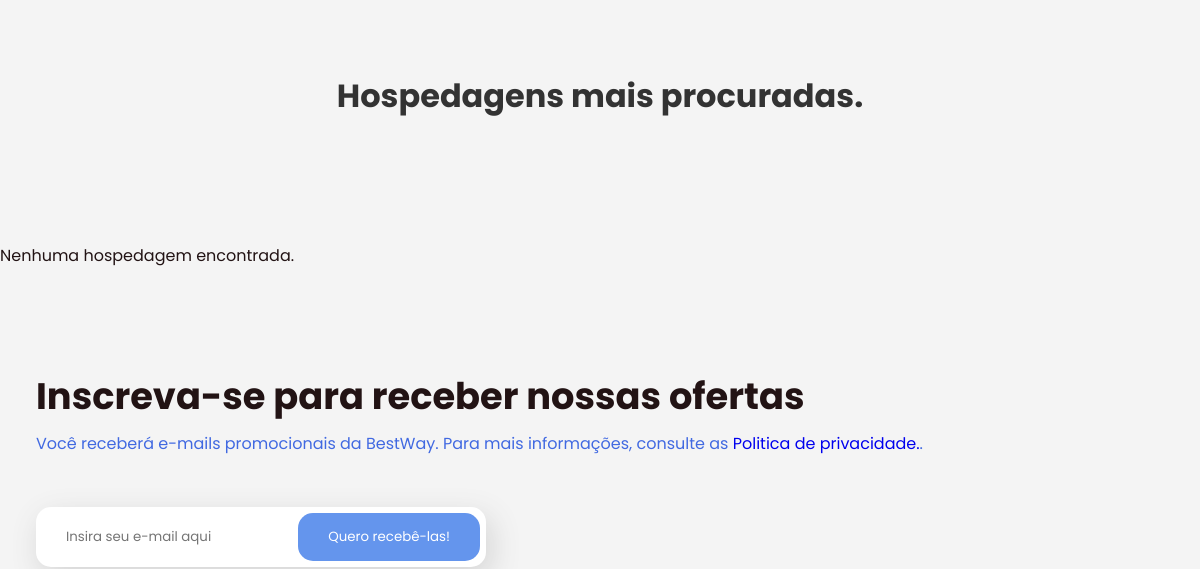
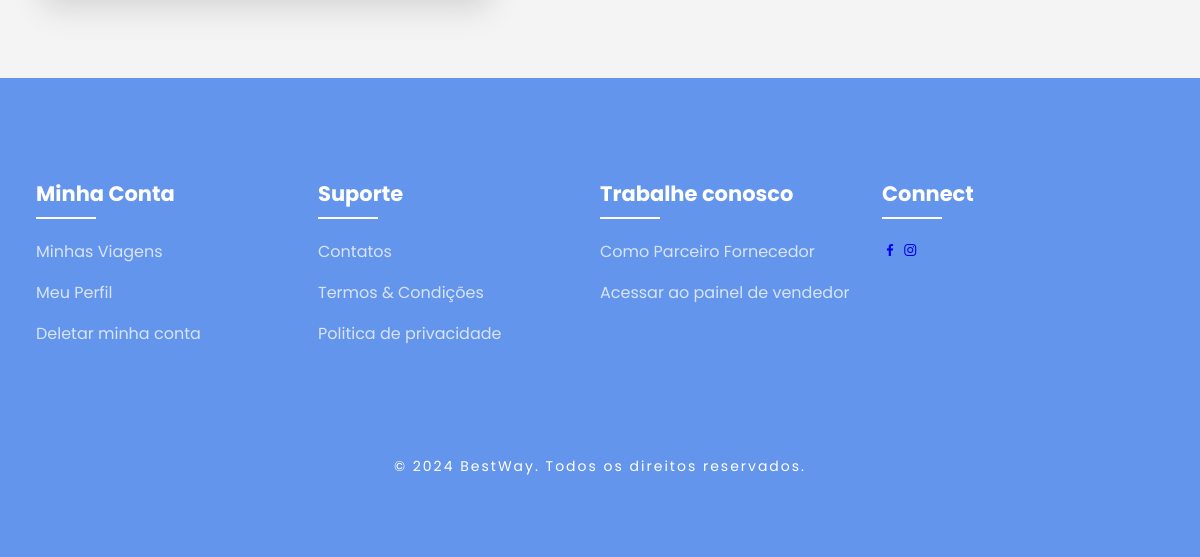
The app's page /public/hotels/listar_hospedagem.php?tipo_hospedagem=apartamento (lower part), older data (2 pictures, top to bottom).
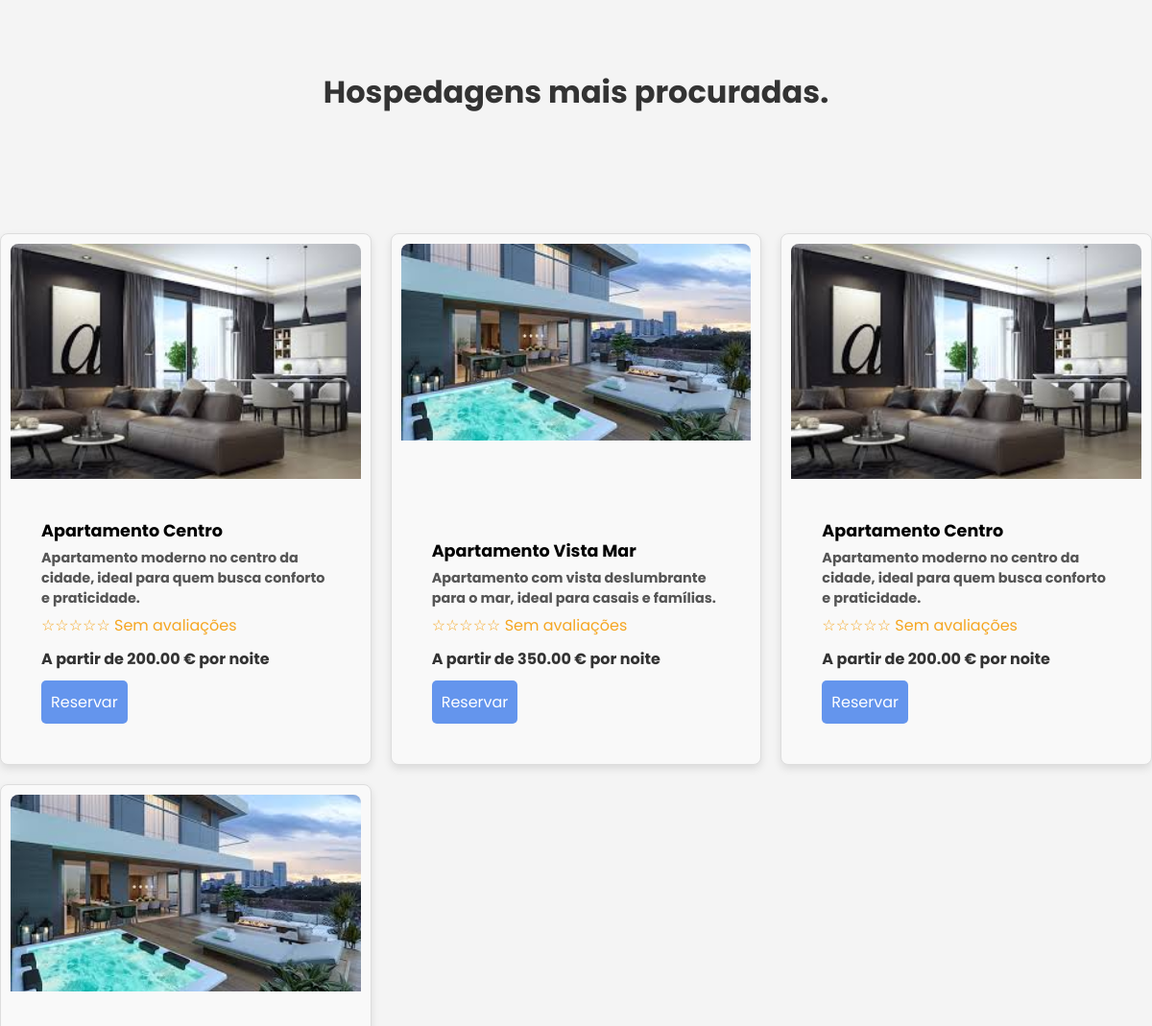
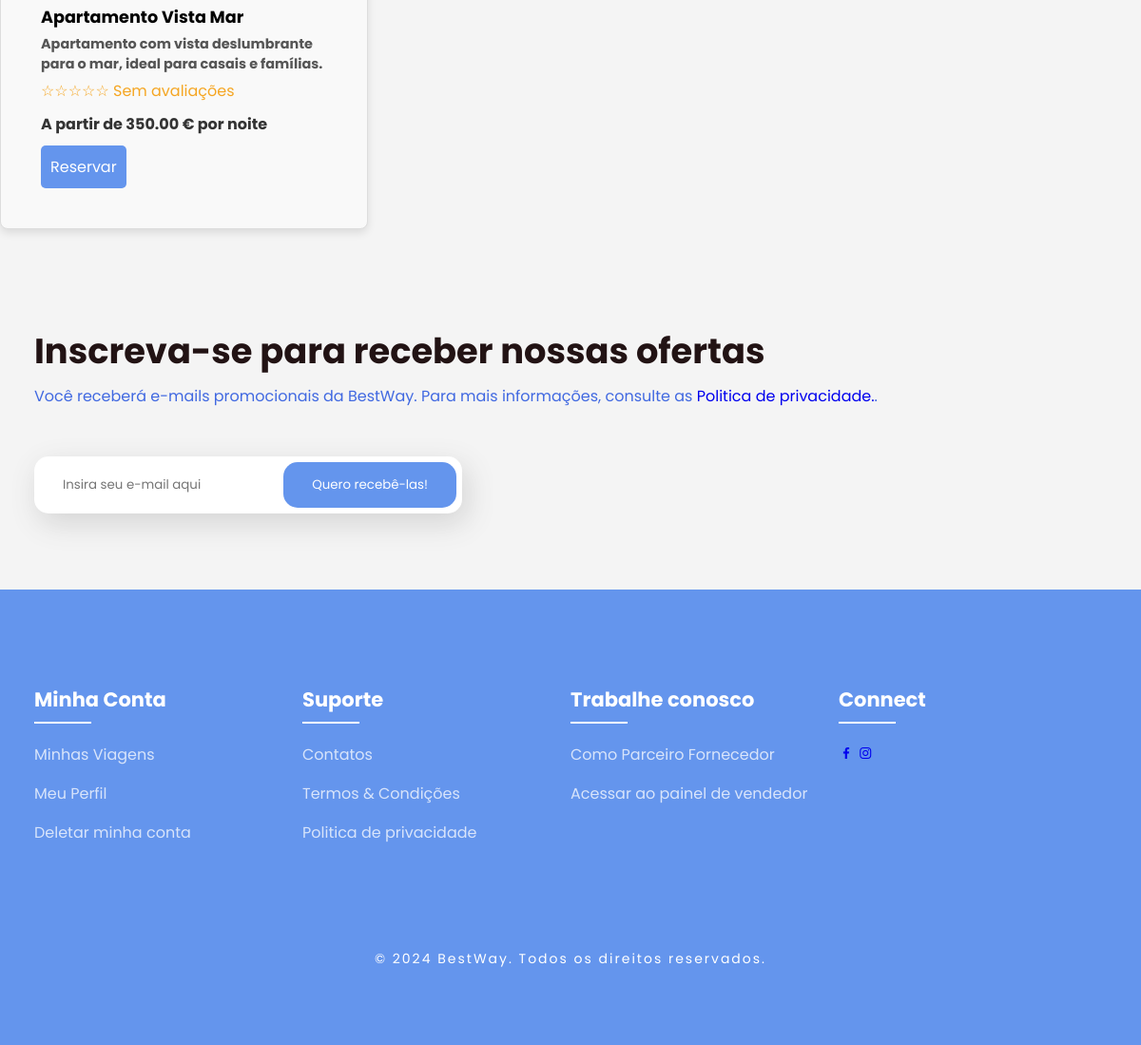
The same page, newer data (2 pictures, top to bottom).
### tables this page shows
CREATE TABLE `t_hospedagem` (
  `id` int(11) NOT NULL,
  `id_user` int(11) DEFAULT NULL,
  `nome` varchar(255) NOT NULL,
  `descricao` text DEFAULT NULL,
  `n_quartos` int(11) DEFAULT NULL,
  `preco_diaria` decimal(10,2) NOT NULL,
  `localizacao` varchar(255) DEFAULT NULL,
  `classificacao` int(11) DEFAULT NULL,
  `horario_checkin` time DEFAULT NULL,
  `horario_checkout` time DEFAULT NULL,
  `tipo_hospedagem` enum('hotel','apartamento','hostel','castelo','cabana','resort') DEFAULT NULL,
  `data_criacao` timestamp NOT NULL DEFAULT current_timestamp(),
  `data_atualizacao` timestamp NOT NULL DEFAULT current_timestamp() ON UPDATE current_timestamp(),
  `foto1` varchar(255) DEFAULT NULL,
  `foto2` varchar(255) DEFAULT NULL,
  `foto3` varchar(255) DEFAULT NULL,
  `data_inicio` date DEFAULT NULL,
  `data_fim` date DEFAULT NULL
);

### config/paginacao.php (called while the page is built, shortened)
<?php
function pagina_atual()
{
    return max(1, (int) ($_GET['pagina'] ?? 1));
}

### config/avaliacoes.php (called while the page is built, shortened)
<?php
function avaliacao_texto($media, $total)
{
    if ($total == 0) {
        return '☆☆☆☆☆ Sem avaliações';
    }
    return avaliacao_estrelas($media) . ' ' . number_format($media, 1, ',', '') . ' (' . $total . ($total == 1 ? ' avaliação)' : ' avaliações)');
}

### public/hotels/listar_hospedagem.php (the view, shortened to what this page needs)
<?php
include '../../config/liga_bd.php';
include '../../config/avaliacoes.php';
include '../../config/paginacao.php';
?>
<!DOCTYPE html>
<html lang="pt-BR">
<head>
    <link rel="stylesheet" type="text/css" href="../../assets/css/style.css">
    <link rel="stylesheet" href="https://unpkg.com/boxicons@latest/css/boxicons.min.css">
</head>
<body>
    <section class="container">
        <div class="text">
            <center>
                <h2>Hospedagens mais procuradas.</h2>
            </center>
        </div>
    </section>
    <div class="hospedagens-grid">
        <?php
        $tipo_hospedagem = $_GET['tipo_hospedagem'] ?? '';
        $por_pagina = 12;
        $pagina = pagina_atual();
        $offset = ($pagina - 1) * $por_pagina;
        $stmt = $ligacao->prepare("SELECT h.*, u.nick, u.email, av.media_avaliacoes, COALESCE(av.total_avaliacoes, 0) AS total_avaliacoes
                                   FROM t_hospedagem h
                                   JOIN t_user u ON u.id = h.id_user
                                   LEFT JOIN (SELECT item_id, AVG(nota) AS media_avaliacoes, COUNT(*) AS total_avaliacoes
                                              FROM t_avaliacoes WHERE tipo_item = 'hospedagem' GROUP BY item_id) av ON av.item_id = h.id
                                   WHERE (? = '' OR h.tipo_hospedagem = ?)
                                   ORDER BY h.id
                                   LIMIT ? OFFSET ?");
        $stmt->bind_param("ssii", $tipo_hospedagem, $tipo_hospedagem, $por_pagina, $offset);
        $stmt->execute();
        $resultado = $stmt->get_result();
        if (mysqli_num_rows($resultado) > 0) {
            while ($linha = mysqli_fetch_array($resultado)) {
                $linha_user = $linha;
                if ($linha_user) {
                    echo '<div class="box">';
                    echo '    <div class="thum">';
                    echo "        <img src='../../public/hotels/imagens/" . htmlspecialchars($linha['foto1']) . "' alt='Foto da hospedagem'>";
                    echo '    </div>';
                    echo '    <div class="dest-content">';
                    echo '        <div class="location">';
                    echo "            <h3>" . htmlspecialchars($linha['nome']) . "</h3>";
                    echo "            <h5>" . htmlspecialchars($linha['descricao']) . "</h5>";
                    echo '        </div>';
                    echo '        <div class="stars">';
                    echo '            <span style="color: #f5a623;">' . avaliacao_texto($linha['media_avaliacoes'] === null ? null : (float) $linha['media_avaliacoes'], (int) $linha['total_avaliacoes']) . '</span>';
                    echo "            <h4>A partir de " . htmlspecialchars($linha['preco_diaria']) . " € por noite</h4>";
                    echo '        </div>';
                    echo '        <div class="btn-container">';
                    echo '            <form action="detalhes_hospedagem.php" method="post">';
                    echo '                <input type="submit" value="Reservar" class="btn-ver-comentarios">';
                    echo '            </form>';
                    echo '        </div>';
                    echo '    </div>';
                    echo '</div>';
                } else {
                    echo "<div class='box'><p>Erro ao buscar dados do utilizador com ID: " . htmlspecialchars($linha['id_user']) . "</p></div>";
                }
            }
        } else {
            echo "<p>Nenhuma hospedagem encontrada.</p>";
        }
        ?>
    </div>
    <section class="newsletter">
        <div class="news-text">
            <h2>Inscreva-se para receber nossas ofertas</h2>
            <p>
                Você receberá e-mails promocionais da BestWay. Para mais informações, consulte as <a href="#">Politica
                    de privacidade.</a>.</p>
        </div>
        <div class="send">
            <form action="<?= BASE_URL ?>public/backend/newsletter.php" method="post">
                <input type="email" name="email" placeholder="Insira seu e-mail aqui" required>
                <input type="submit" value="Quero recebê-las!">
            </form>
        </div>
    </section>
    <section id="contact">
        <div class="footer">
            <div class="main">
                <div class="list">
                    <h4> Minha Conta</h4>
                    <ul>
                        <li><a href="#">Minhas Viagens</a></li>
                        <li><a href="<?= BASE_URL ?>public/perfil.php">Meu Perfil</a></li>
                        <li><a href="#">Deletar minha conta</a></li>
                    </ul>
                </div>
                <div class="list">
                    <h4>Suporte</h4>
                    <ul>
                        <li><a href="#">Contatos</a></li>
                        <li><a href="#">Termos & Condições</a></li>
                        <li><a href="#">Politica de privacidade</a></li>
                    </ul>
                </div>
                <div class="list">
                    <h4>Trabalhe conosco</h4>
                    <ul>
                        <li><a href="<?= BASE_URL ?>public/vendedor/registro_vendedor.php">Como Parceiro Fornecedor</a></li>
                        <li><a href="<?= BASE_URL ?>public/vendedor/admin.php">Acessar ao painel de vendedor</a></li>
                    </ul>
                </div>
                <div class="list">
                    <h4>Connect</h4>
                    <div class="social">
                        <a href="#"><i class='bx bxl-facebook'></i></a>
                        <a href="#"><i class='bx bxl-instagram'></i></a>
                    </div>
                </div>
            </div>
        </div>
        <div class="end-text">
            <p>© 2024 BestWay. Todos os direitos reservados.</p>
        </div>
    </section>
</body>
</html>

### assets/css/style.css (style rules this page uses)
* { padding: 0; margin: 0; box-sizing: border-box; font-family: "Poppins", sans-serif; text-decoration: none; list-style: none; scroll-behavior: smooth; }
:root { --bg-color: #fff; --text-color: #221314; --second-color: #4169e1; --main-color: #6495ed; --big-font: 6rem; --h2-font: 3rem; --p-font: 1.1rem; }
body { background: var(--bg-color); color: var(--text-color); }
section { padding: 80px 18%; }
.text h2 { font-size: var(--h2-font); line-height: 1.1; }
.box { background-color: rgb(255, 255, 255); border: 1px solid #ffffff; border-radius: 8px; box-shadow: 0 4px 8px rgba(0, 0, 0, 0.1); transition: transform 0.2s ease-in-out; }
.thum img { width: 100%; border-top-left-radius: 8px; border-top-right-radius: 8px; height: 200px; object-fit: cover; }
.dest-content { padding: 2rem; }
.dest-content h3 { font-size: 1.1rem; color: rgb(0, 0, 0); margin-bottom: 1.0rem; margin-left: 0.2rem; margin-right: 0.2rem; }
.dest-content h5 { font-size: 0.9rem; margin-bottom: 1rem; color: #333; }
.stars h4 { font-size: 1rem; color: #000000; }
body { font-family: Arial, sans-serif; margin: 0; padding: 0; background-color: #f4f4f4; }
.text h2 { text-align: center; margin-bottom: 30px; font-size: 2rem; color: #333; }
.thum { position: relative; transition: all 0.3s cubic-bezier(0.445, 0.05, 0.55, 0.95); will-change: filter; cursor: pointer; color: black; }
.thum img { width: 100%; height: auto; }
.dest-content { display: flex; flex-wrap: wrap; align-items: center; justify-content: space-between; padding-top: 24px; color: black; }
.newsletter { display: flex; flex-wrap: wrap; align-items: center; justify-content: space-between; grid-gap: 3rem; }
.news-text h2 { font-size: var(--h2-font); margin-bottom: 5px; }
.news-text p { font-size: var(--p-font); color: var(--second-color); line-height: 30px; }
.newsletter form { max-width: 100%; width: 450px; position: relative; }
.newsletter form input:first-child { display: inline-block; width: 100%; padding: 20px 150px 20px 30px; box-shadow: 5px 10px 30px rgb(85 85 85 / 20%); outline: none; border: none; border-radius: 15px; }
.newsletter form input:last-child { display: inline-block; position: absolute; outline: none; border: none; padding: 14px 30px; border-radius: 15px; background: 15px; background: var(--main-color); color: var(--bg-color); top: 6px; right: 6px; cursor: pointer; }
#contact { background: var(--main-color); }
.main { display: flex; flex-wrap: wrap; }
.footer { padding: 20px 0; }
.list { width: 25%; }
.list h4 { font-size: 21px; color: var(--bg-color); margin-bottom: 30px; position: relative; }
.list h4::before { content: ""; position: absolute; height: 2px; width: 60px; left: 0; bottom: -10px; background: var(--bg-color); }
.list ul li:not(:last-child) { margin-bottom: 16px; }
.list ul li a { color: #ffffffbf; font-size: var(--p-font); display: block; transition: 0.3s; }
.end-text { text-align: center; padding-top: 90px; }
.end-text p { color: var(--bg-color); font-size: 14px; letter-spacing: 2px; }
@media (max-width: 1400px) { section { padding: 80px 3%; transition: 0.2s; } }
@media (max-width: 1400px) { :root { --big-font: 4.5rem; --h2-font: 2.3rem; --p-font: 1rem; transition: 0.2s; } }

### public/hotels/listar_hospedagem.php (style rules this page uses)
body { font-family: Arial, sans-serif; }
.hospedagens-grid { display: grid; grid-template-columns: repeat(3, 1fr); gap: 20px; margin: 20px 0; }
.box { border: 1px solid #ddd; padding: 10px; background-color: #f9f9f9; display: flex; flex-direction: column; justify-content: space-between; }
.thum img { width: 100%; height: auto; object-fit: cover; }
.dest-content { margin-top: 10px; }
.location h3 { color: black; margin: 0; }
.location h5 { margin: 5px 0; color: #555; }
.stars h4 { color: #333; margin: 10px 0 0; }
.btn-container { margin-top: 10px; display: flex; gap: 10px; }
.btn-container form, .btn-container button { width: 100%; }
.btn-comprar, .btn-ver-comentarios { display: inline-block; width: 100%; padding: 10px; border-radius: 5px; border: none; cursor: pointer; font-size: 16px; transition: background-color 0.3s ease; text-align: center; }
.btn-ver-comentarios { background-color: #6495ed; color: white; }

Row changes from the older to the newer data that the page shows:
added t_hospedagem: foto1 (picture), nome "Apartamento Centro", descricao "Apartamento moderno no centro da cidade, ideal para quem busca conforto e praticidade.", total_avaliacoes "☆☆☆☆☆ Sem avaliações", preco_diaria "200.00"
added t_hospedagem: foto1 (picture), nome "Apartamento Vista Mar", descricao "Apartamento com vista deslumbrante para o mar, ideal para casais e famílias.", total_avaliacoes "☆☆☆☆☆ Sem avaliações", preco_diaria "350.00"
added t_hospedagem: foto1 (picture), nome "Apartamento Centro", descricao "Apartamento moderno no centro da cidade, ideal para quem busca conforto e praticidade.", total_avaliacoes "☆☆☆☆☆ Sem avaliações", preco_diaria "200.00"
added t_hospedagem: foto1 (picture), nome "Apartamento Vista Mar", descricao "Apartamento com vista deslumbrante para o mar, ideal para casais e famílias.", total_avaliacoes "☆☆☆☆☆ Sem avaliações", preco_diaria "350.00"
Text that changed along with them:
text no longer shown: "Nenhuma hospedagem encontrada."
